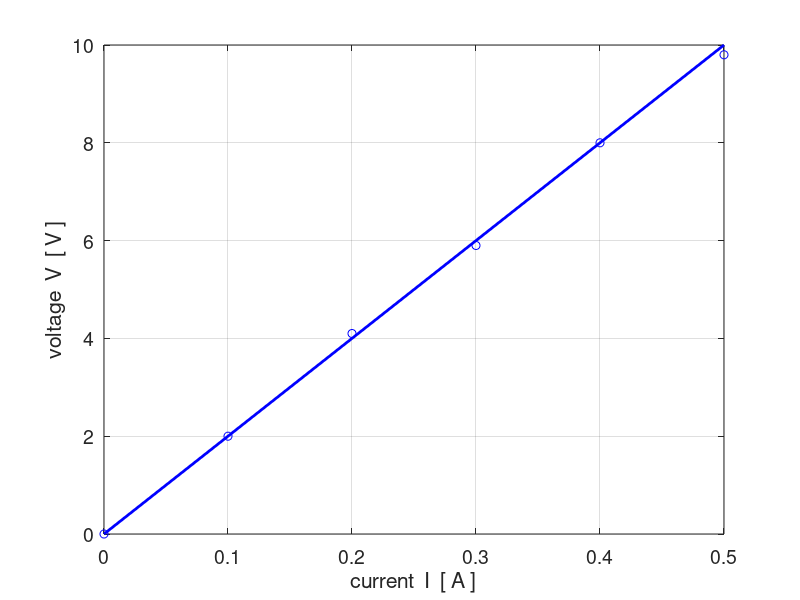

The MATLAB source for this figure:
% math_plot_graph
close all
clear all
clc


% INPUTS ================================================================
% X AXIS
   N = 2000;
   xMin = 0.0; xMax = 1.00;
   x = linspace(xMin,xMax,N);
   xL = [xMin xMax];            % X limits
   xTicks = 0:0.1:xMax;
  tT = 'time t = 0.000 s';
   
% Y AXIS
   yL = [-15.20 15.2];                    % Y limits
   
   wL = 2; A = 15;
   y = A.*sin(2*pi*x/wL);

% Labels  X Y Ttile   
  xT = 'current  I  [ A ]';  
  yT = 'voltage  V  [ V ]'; 
  
  
   %a(5) = 3; a(4)= -8; a(3) = -30; a(2) = 72; a(1) = 27;
   %y = a(5).*x.^4 + a(4).*x.^3 + a(3).*x.^2 + a(2).*x + a(1);
   %yMin = -105; yMax = 105;
   %A = 100; T = 8;
   %y = -100 .* sin(2*pi*x/T);

   
 %% GRAPHICS =============================================================
    figure(1);    
    set(gcf,'units','normalized','position',[0.1 0.1 0.30 0.30]);
    fs = 14;
    col = 'b'; LW = 2;
    yP = [0 2 4.1 5.9 8 9.8];
    xP = [0 0.1 0.2 0.3 0.4 0.5];
    plot(xP,yP,'bo');
    hold on
    xP = [0 0.5];
    yP = [0 10];
    plot(xP,yP,col,'linewidth',LW)
   
   % yP = [0 -1];
   % col = 'r';
   % plot(xP,yP,col,'linewidth',LW)
    xlabel(xT);
    ylabel(yT);
    %title(tT,'fontweight','normal');
%     set(gca,'yLim',yL);
%     set(gca,'xLim',xL);
%     set(gca,'xTick',xTicks);
    box on; grid on;
%   legend('A','B');
    
    set(gca,'fontsize',fs);
% % plot points
%      X = 1;  Y = 1; col = 'b';
%      h_plot = plot(X,Y,'o');
%      set(h_plot,'MarkerEdgeColor',col,'MarkerFaceColor',col,'MarkerSize',6); 
   
